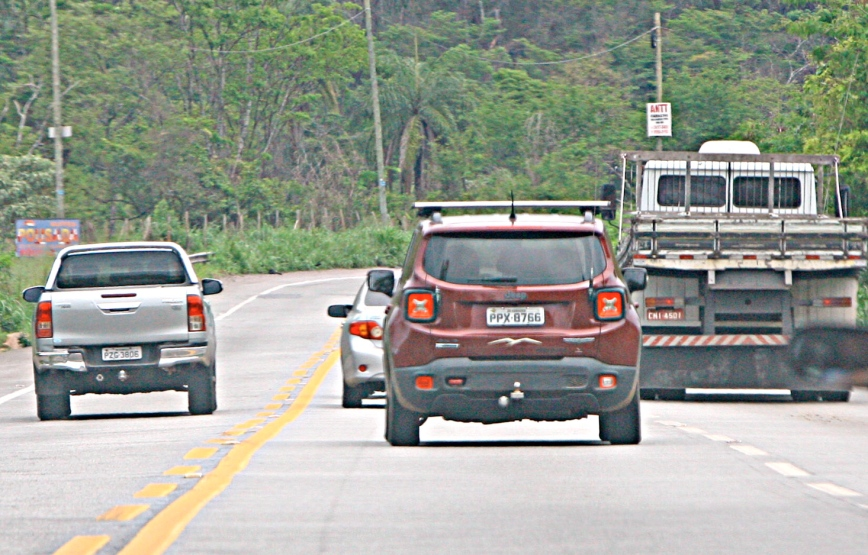
#> input picture Images/transito.jpeg, 868 x 555 px
$ python -i ImageSegmentation.py   (imports and definitions only)
#> lines starting #> are read from the running program, lines starting #| are printed output that depends on the picture
#> further down, picture is the input picture: shape (555, 868, 3); mean B, G, R 147.5, 157.5, 153
import cv2
import numpy as np
import matplotlib.pyplot as plt


def ImageSegmentation(image):

    #image = cv2.imread("demonstration-image.png")
    # convert to RGB
    image = cv2.cvtColor(image, cv2.COLOR_BGR2RGB)
    #plt.imshow(image)
    #plt.show()

    # reshape the image to a 2D array of pixels and 3 color values (RGB)
    pixel_values = image.reshape((-1, 3))
    # convert to float
    pixel_values = np.float32(pixel_values)

    #print(pixel_values.shape)

    # define stopping criteria
    criteria = (cv2.TERM_CRITERIA_EPS + cv2.TERM_CRITERIA_MAX_ITER, 100, 0.2)

    # number of clusters (K)
    k = 8
    _, labels, (centers) = cv2.kmeans(pixel_values, k, None, criteria, 10, cv2.KMEANS_RANDOM_CENTERS)
#> centers = [[73.84, 87.38, 86.5], [131, 144.9, 119.5], [103.8, 120, 106], [164.9, 165.1, 154.7], [236.2, 232.5, 232.6], [144.7, 80.13, 72.52], [217.2, 209.5, 203.1], [31.56, 43.18, 49.45]]
    dark_red = (0.1 * 255, 0.8 * 255, 1 * 255)
    light_red = (0 * 255, 0.4 * 255, 0.5 * 255)
    on_labels = []
    cont_labels = 0
    for center in centers:
        lo_square = np.full((10, 10, 3), center, dtype=np.uint8)
        lo_square_hsv = cv2.cvtColor(lo_square, cv2.COLOR_RGB2HSV)
        mask = cv2.inRange(lo_square_hsv, light_red, dark_red)
        value = mask[0][0]
        if value > 0:
            on_labels.append(cont_labels)
            #plt.imshow(lo_square)
            #plt.show()
        cont_labels = cont_labels + 1
#> this loop made 8 passes
#> (center, value) on passes 1 to 8: ([73.84, 87.38, 86.5], 0), ([131, 144.9, 119.5], 0), ([103.8, 120, 106], 0), ([164.9, 165.1, 154.7], 0), ([236.2, 232.5, 232.6], 0), ([144.7, 80.13, 72.52], 255), ([217.2, 209.5, 203.1], 0), ([31.56, 43.18, 49.45], 0)
#> after the loop, cont_labels = 8; on_labels = [5]

    # convert back to 8 bit values
    centers = np.uint8(centers)
#> centers = [[73, 87, 86], [130, 144, 119], [103, 120, 106], [164, 165, 154], [236, 232, 232], [144, 80, 72], [217, 209, 203], [31, 43, 49]]

    # flatten the labels array
    labels = labels.flatten()

    # convert all pixels to the color of the centroids
    segmented_image = centers[labels.flatten()]

    # reshape back to the original image dimension
    segmented_image = segmented_image.reshape(image.shape)
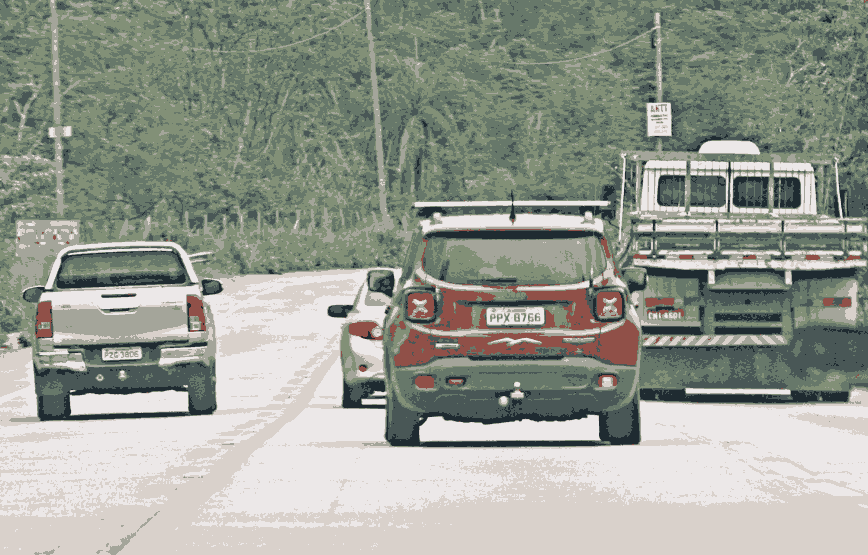
#> segmented_image: shape (555, 868, 3); mean R, G, B 152.4, 157.1, 147.2
    # show the image
    #plt.imshow(segmented_image)
    #plt.show()

    # disable only the cluster number 2 (turn the pixel into black)
    masked_image = np.copy(image)
    # convert to the shape of a vector of pixel values
    masked_image = masked_image.reshape((-1, 3))
    # color (i.e cluster) to disable
    #masked_image[labels == cluster] = [0, 0, 0]
    for cluster_off in range(0, k):
        if cluster_off not in on_labels:
            masked_image[labels == cluster_off] = [0, 0, 0]

    # convert back to original shape
    masked_image = masked_image.reshape(image.shape)
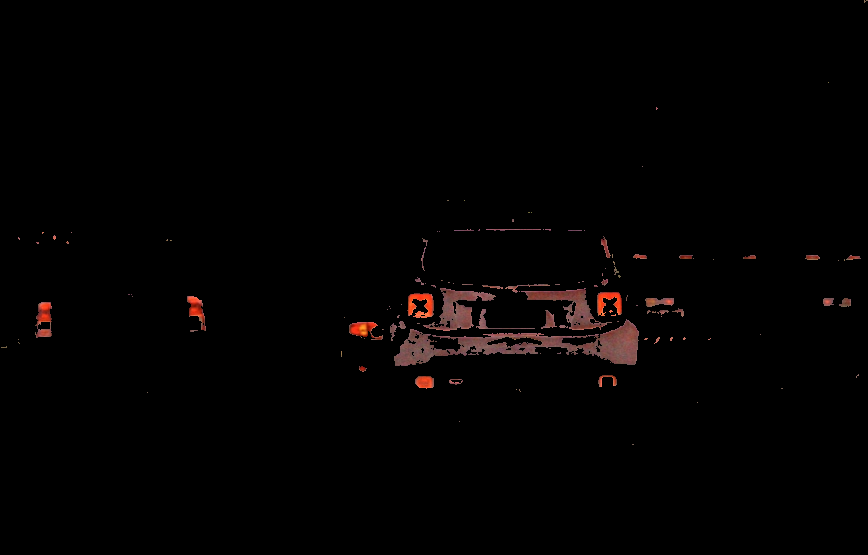
#> masked_image: shape (555, 868, 3); mean R, G, B 3.3, 1.8, 1.6

    return masked_image

>>> import cv2
>>> picture = cv2.imread('Images/transito.jpeg')
>>> result = ImageSegmentation(picture)
